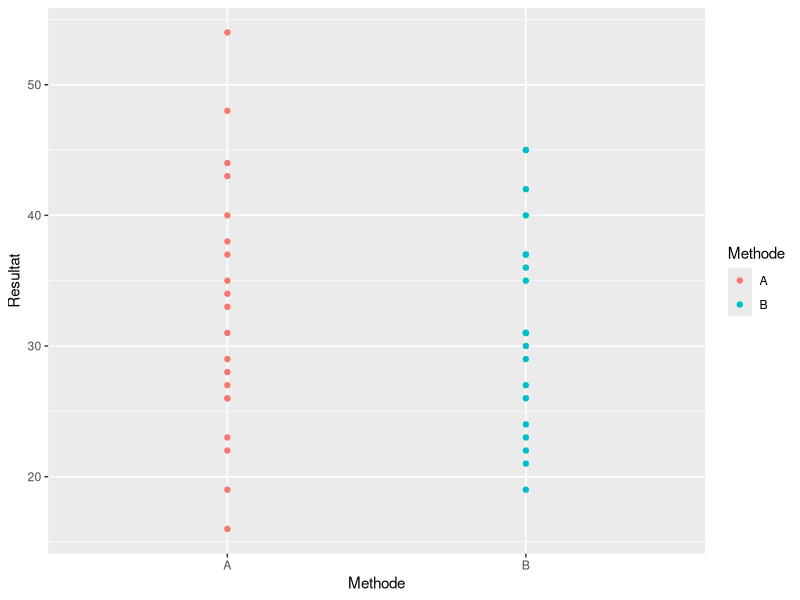
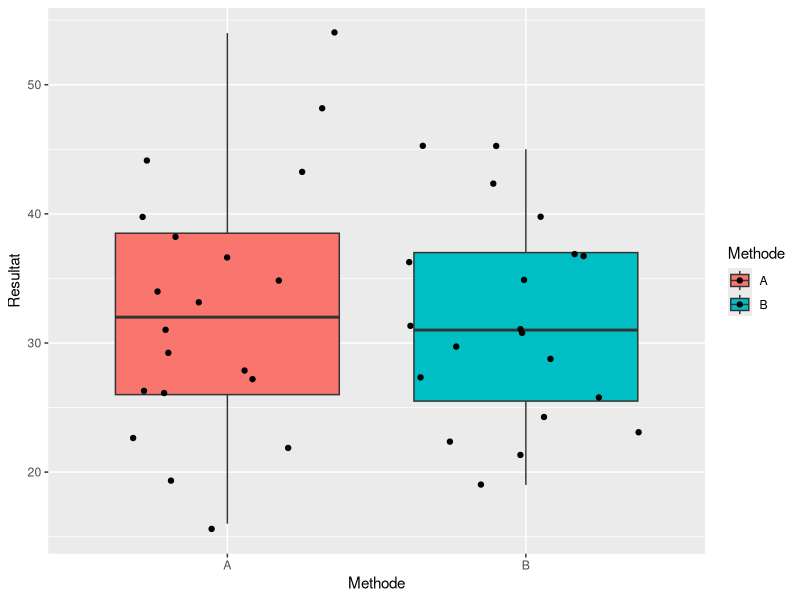
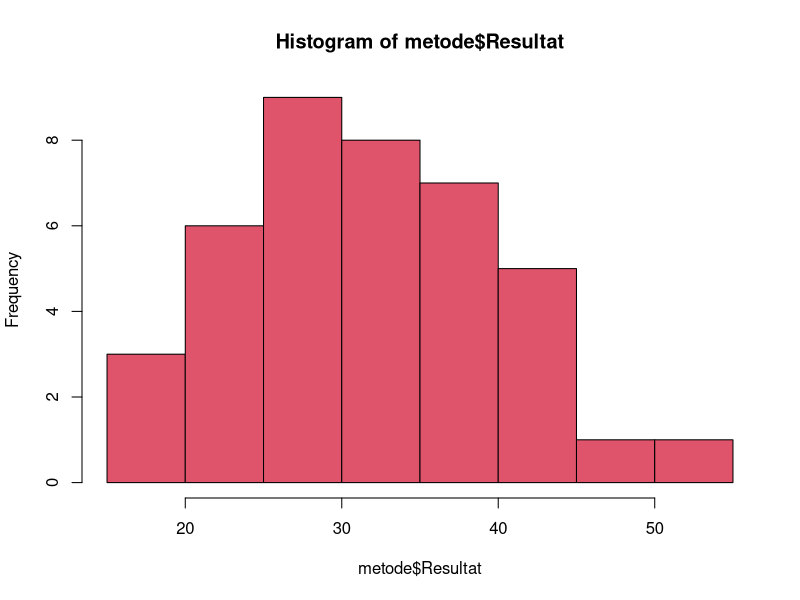
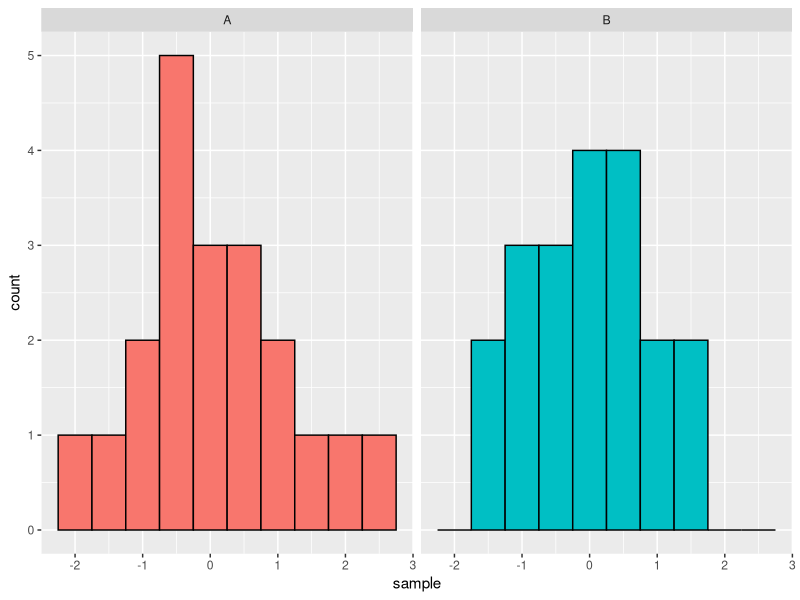
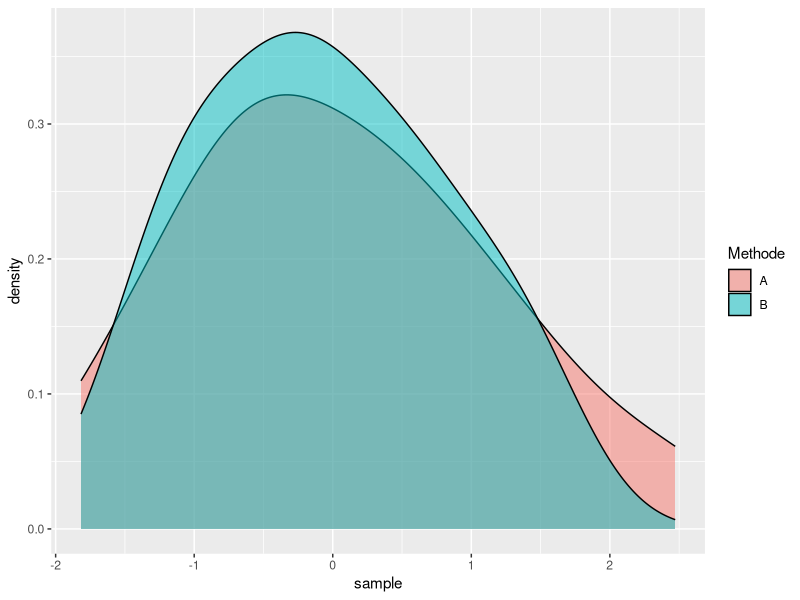
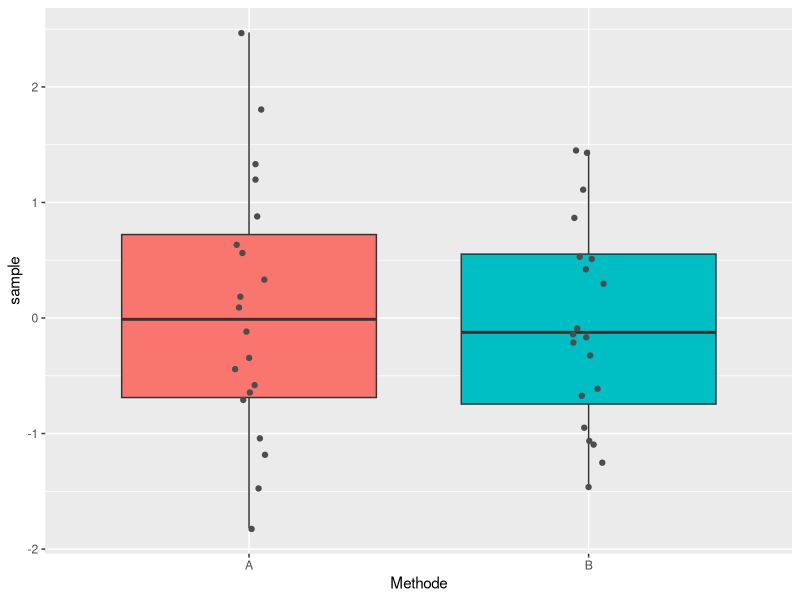
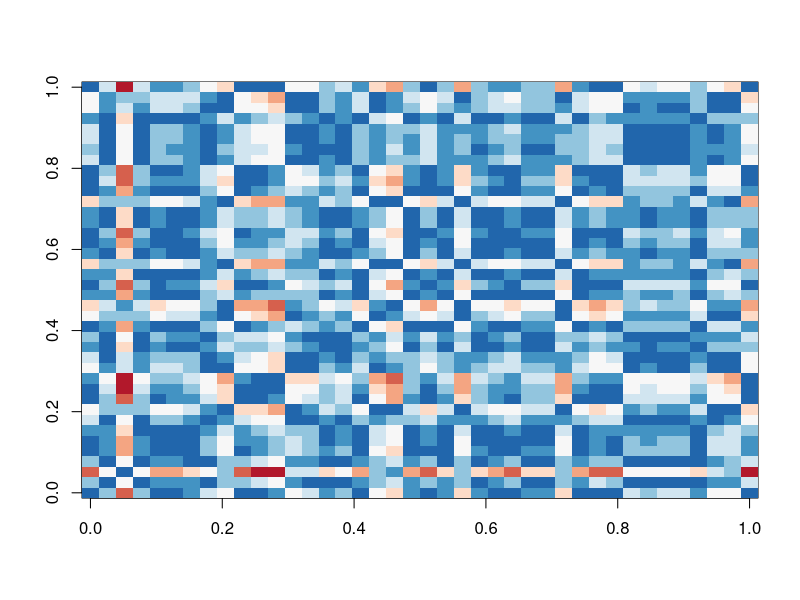
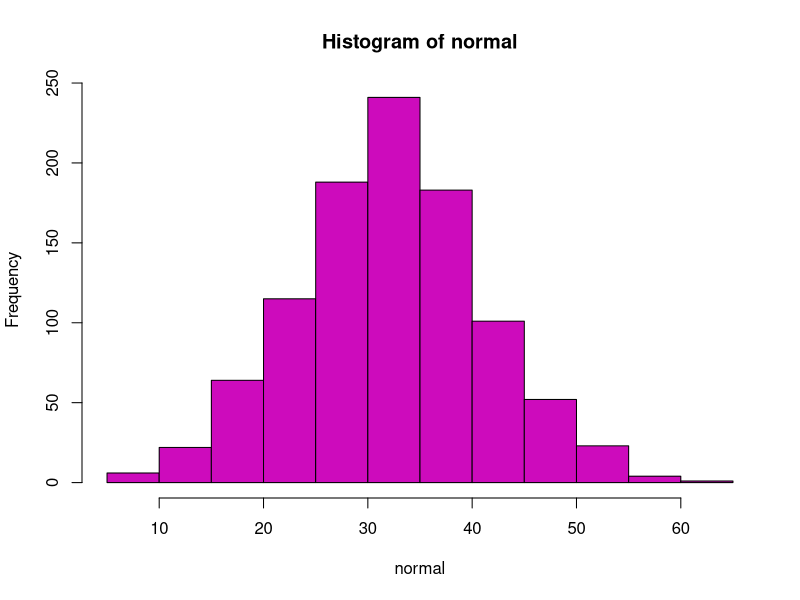

Reproduce these figures in R, in order.
## ---- chunk 1
knitr::opts_chunk$set(echo = TRUE)
## ---- chunk 2
library(tidyverse)

## ---- chunk 3
metode <- read.csv("data/ttest2a.csv", dec=",")
glimpse(metode)
## ---- chunk 4
mean(metode$Resultat)
sd(metode$Resultat)

## ---- chunk 5
qplot(Methode, Resultat, color = Methode, data = metode)

## ---- chunk 6
qplot(Methode, Resultat, fill = Methode, geom = c("boxplot", "jitter"), 
      data = metode) # facets = Resultat ~ Methode, 
## ---- chunk 7
hist(metode$Resultat, col = 2)

## ---- chunk 8
metode %>% 
  mutate(sample = scale(Resultat)) %>% 
  ggplot(aes(sample, fill = Methode)) +
  geom_histogram(binwidth = 0.5, color = "black") +
  facet_wrap(~ Methode) +
  theme(legend.position = "none")

## ---- chunk 9
metode %>% 
  mutate(sample = scale(Resultat)) %>% 
  ggplot(aes(sample, fill = Methode)) + 
  geom_density(alpha = 0.5)

## ---- chunk 10
metode %>% 
  mutate(sample = scale(Resultat)) %>% 
  ggplot(aes(Methode, sample, fill = Methode)) + 
  geom_boxplot() +
  # geom_tile(stat = "identity") +
  geom_jitter(width = 0.05, color = "grey30") +
  theme(legend.position = "none")

## ---- chunk 11
x <- metode[,2] %>% as.matrix()
d <- dist(x)
image(as.matrix(d), col = rev(RColorBrewer::brewer.pal(9, "RdBu")))

## ---- chunk 12
set.seed(123)
normal <- rnorm(n = 1000, mean = 32, sd = 9)
hist(normal, breaks = 10, col = 6)

## ---- chunk 13
as.data.frame(normal) %>% 
  mutate(sample = scale(normal)) %>% 
  ggplot(aes(sample)) + 
  geom_density(fill = "magenta", alpha = 0.5) +
  theme(legend.position = "none")

## ---- chunk 14
as.data.frame(normal) %>% 
  mutate(sample = scale(normal)) %>% 
  ggplot(aes(y = sample)) + 
  geom_boxplot(fill = "magenta", alpha = 0.5) +
  theme(legend.position = "none")

## ---- chunk 15
# install.packages("psych)
library(psych)
describe(normal)

## ---- chunk 16
t.test(metode$Resultat, normal)

## ---- chunk 17
qqnorm(metode$Resultat)
qqline(normal, distribution = qnorm, probs = c(0.25, 0.75), qtype = 7, col = 2, lty = 1)

## ---- chunk 18
params <- metode %>%
  summarise(mean = mean(Resultat), sd = sd(Resultat))

metode %>% group_by(Methode) %>%
  ggplot(aes(sample = scale(Resultat))) + 
  geom_qq(distribution = qnorm, line.p = c(0.25, 0.75)) +
  geom_abline(color = "red")

metode %>% group_by(Methode) %>%
  ggplot(aes(sample = (Resultat))) + 
  geom_qq(dparams = params) +
  geom_abline(color = "red")

## ---- chunk 19
shapiro.test(metode$Resultat)
shapiro.test(normal)

## ---- chunk 20
model <- lm(Resultat ~ Methode, data = metode)
summary(model)
## ---- chunk 21
set.seed(2)
y <- rchisq(384, df = 2)
hist(y)

## ---- chunk 22
## Q-Q plot for Chi^2 data against true theoretical distribution:
qqplot(qchisq(ppoints(384), df = 2), y,
       main = expression("Q-Q plot for" ~~ {chi^2}[nu == 2]))
qqline(y, distribution = function(p) qchisq(p, df = 2),
       probs = c(0.1, 0.6), col = 2)
mtext("qqline(*, dist = qchisq(., df=2), prob = c(0.1, 0.6))")

## (Note that the above uses ppoints() with a = 1/2, giving the
## probability points for quantile type 5: so theoretically, using
## qqline(qtype = 5) might be preferable.) 

## ---- chunk 23
set.seed(123)
# Simulating indicator variables is completed using the rbinom function. Here, we simulate 5 values of heads with a probability of 1/2 of getting a head on each flip
bnom <- rbinom(n = 40, size = 1, prob = 0.5)
hist(bnom, breaks = 10)

## ---- chunk 24
library(psych)
describe(bnom)

## ---- chunk 25
set.seed(123)
# Here in addition to the number of values to simulate, we just need the parameter for the mean (called lambda).
pois <- rpois(n = 40, lambda = 32)
hist(pois, breaks = 10)

## ---- chunk 26
library(psych)
describe(pois)

## ---- chunk 27
set.seed(1)
x <- rgamma(n = 40, shape = 3, scale = 2)
# And verifying the mean equal to 6 (shape*scale):
mean(x)

## ---- chunk 28
set.seed(1)
x <- rgamma(n = 40, shape = 3, rate = 0.5)
# Or verifying the mean equal to 6 (shape*1/rate):
mean(x)

